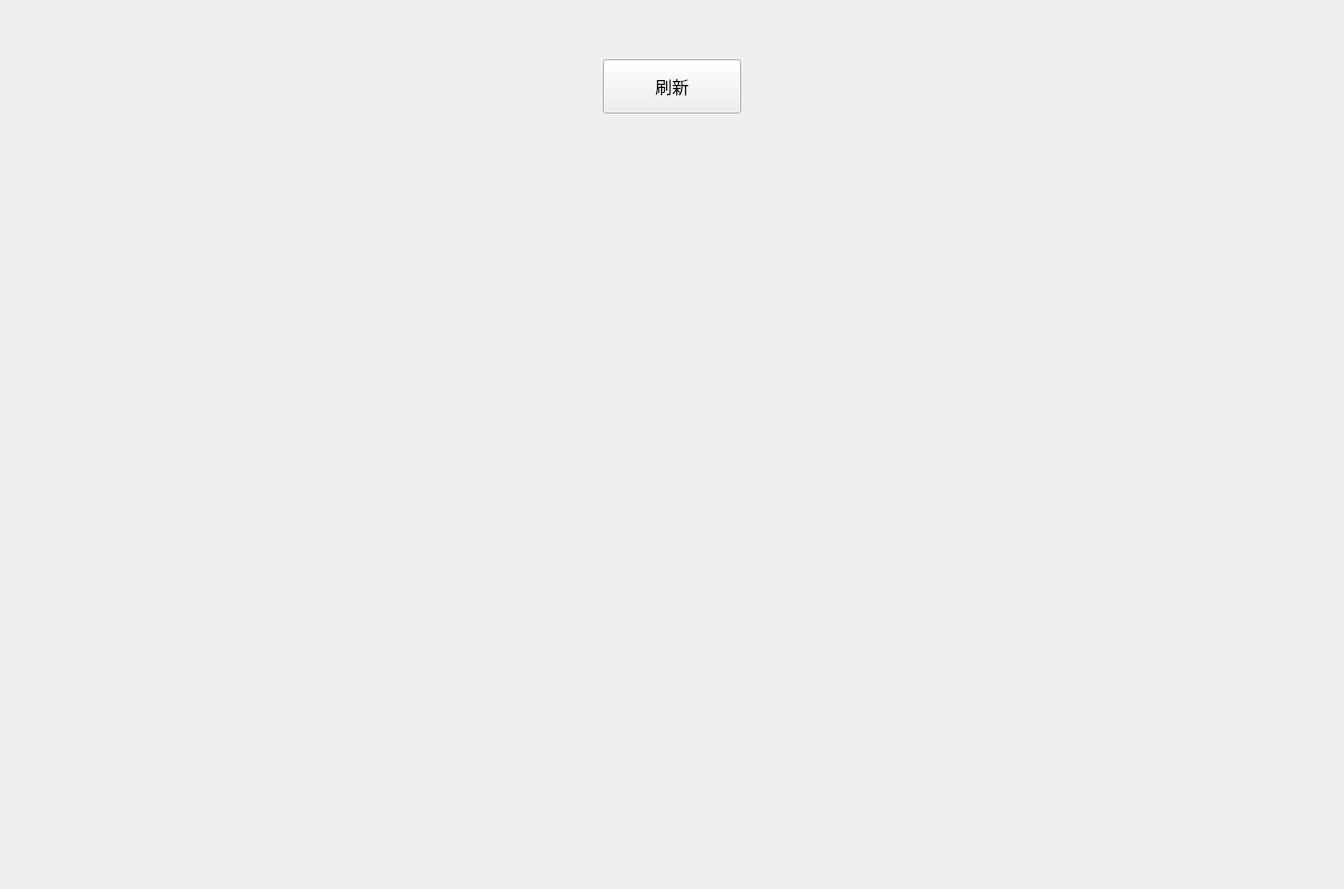
<?xml version="1.0" encoding="UTF-8"?>
<ui version="4.0">
 <class>StaffRepairQuery</class>
 <widget class="QWidget" name="StaffRepairQuery">
  <property name="geometry">
   <rect>
    <x>0</x>
    <y>0</y>
    <width>1360</width>
    <height>900</height>
   </rect>
  </property>
  <property name="windowTitle">
   <string>Form</string>
  </property>
  <widget class="QPushButton" name="refreshButton">
   <property name="geometry">
    <rect>
     <x>610</x>
     <y>60</y>
     <width>140</width>
     <height>55</height>
    </rect>
   </property>
   <property name="font">
    <font>
     <pointsize>13</pointsize>
     <weight>50</weight>
     <bold>false</bold>
    </font>
   </property>
   <property name="text">
    <string>刷新</string>
   </property>
  </widget>
 </widget>
 <resources/>
 <connections/>
</ui>
